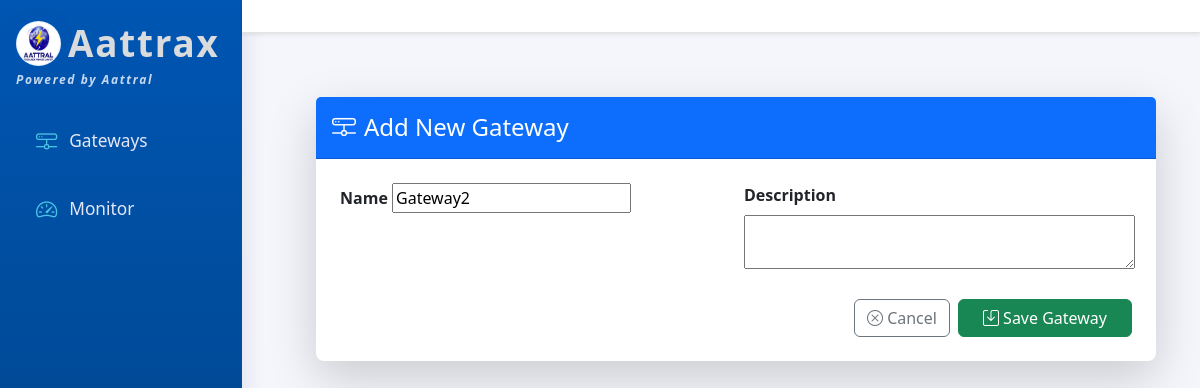
The page /gateway/3/edit/ on the database as committed earlier.
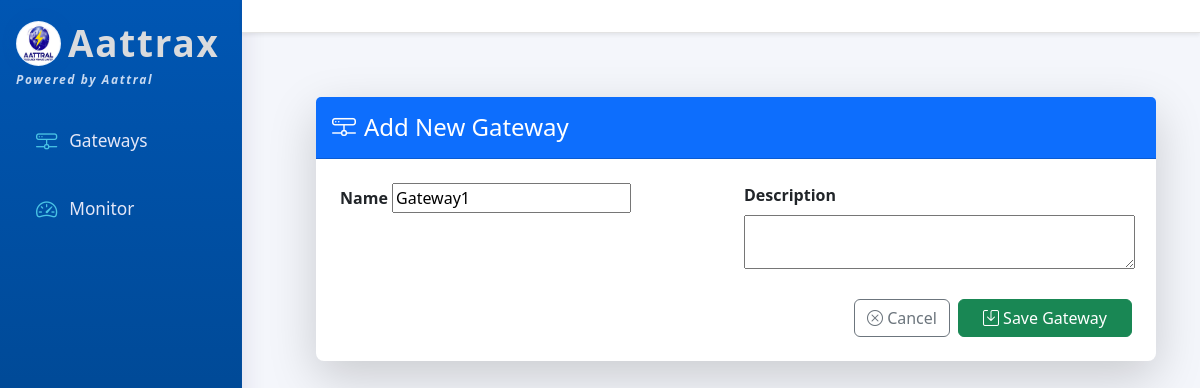
The same page on the database as committed later.
### Gateway/models.py (models this page shows, shortened)
class IHG_Gateway(models.Model):
    STATUS_CHOICES = (
        ('active', 'Active'),
        ('inactive', 'Inactive'),
    )
    name = models.CharField(max_length=150, unique=True)
    description = models.TextField(blank=True)
    created_at = models.DateTimeField(auto_now_add=True)
    status = models.CharField(max_length=10, choices=STATUS_CHOICES, default='inactive')

### Gateway/views.py (the view)
# urls.py: path('gateway/<int:pk>/edit/', views.edit_gateway, name='edit_gateway'),
def edit_gateway(request, pk):
    gateway = get_object_or_404(IHG_Gateway, pk=pk)
    if request.method == 'POST':
        form = GatewayForm(request.POST, instance=gateway)
        if form.is_valid():
            form.save()
            messages.success(request, 'Gateway updated successfully.')
            return redirect('gateway_detail', pk=pk)
    else:
        form = GatewayForm(instance=gateway)
    return render(request, 'edit_gateway.html', {'form': form, 'gateway': gateway})

### Gateway/forms.py
class GatewayForm(forms.ModelForm):
    class Meta:
        model = IHG_Gateway
        fields = ['name', 'description']
        widgets = {
            'description': forms.Textarea(attrs={'rows':2}),
        }

### Gateway/templates/edit_gateway.html (shortened to what this page needs)
{% extends "base.html" %}
{% block content %}
<div class="container mt-4">
    <div class="card shadow-lg border-0 rounded-3">
        <div class="card-header bg-primary text-white py-3">
            <h4 class="mb-0"><i class="bi bi-hdd-network me-2"></i>Add New Gateway</h4>
        </div>
        <div class="card-body p-4">
            <form method="post" novalidate>
                <div class="row g-3">
                    {% for field in form %}
                        <div class="col-md-6">
                            <label class="form-label fw-semibold">{{ field.label }}</label>
                            {{ field }}
                        </div>
                    {% endfor %}
                </div>
                <div class="d-flex justify-content-end mt-4">
                    <a href="{% url 'gateway_list' %}" class="btn btn-outline-secondary me-2">
                        <i class="bi bi-x-circle"></i> Cancel
                    </a>
                    <button type="submit" class="btn btn-success px-4">
                        <i class="bi bi-save"></i> Save Gateway
                    </button>
                </div>
            </form>
        </div>
    </div>
</div>
{% endblock %}

### Gateway/templates/base.html (shortened to what this page needs)
{% load static %}
<!DOCTYPE html>
<html lang="en">
<head>
    <link href="https://cdn.jsdelivr.net/npm/bootstrap@5.3.0/dist/css/bootstrap.min.css" rel="stylesheet">
    <link rel="stylesheet" href="https://cdn.jsdelivr.net/npm/bootstrap-icons@1.11.3/font/bootstrap-icons.css">
</head>
<body>
    <div class="sidebar p-3">
        <a class="navbar-brand mb-4" href="{% url 'gateway_list' %}">
            <div>
                <img src="{% static 'logo.jpg' %}" alt="Aattral Logo" class="company-logo" />
                <span>Aattrax</span>
            </div>
            <small>Powered by Aattral</small>
        </a>
        <nav class="nav flex-column w-100">
            <a class="nav-link {% if request.resolver_match.url_name == 'gateway_list' %}active{% endif %}" href="{% url 'gateway_list' %}">
                <i class="bi bi-hdd-network"></i> Gateways
            </a>
            <a class="nav-link {% if request.resolver_match.url_name == 'monitor' %}active{% endif %}" href="{% url 'monitor' %}">
                <i class="bi bi-speedometer2"></i> Monitor
            </a>
        </nav>
    </div>
    <nav class="navbar navbar-expand-lg navbar-light shadow-sm">
        <div class="container-fluid">
        </div>
    </nav>
    <div class="main-content">
        {% block content %}{% endblock %}
    </div>
</body>
</html>

### Gateway/templates/base.html (style rules this page uses)
:root { --brand-main: #0056b3; --brand-secondary: #2673c7; --brand-accent: #49c4e5; --sidebar-bg: linear-gradient(180deg, #0056b3 0%, #003d7a 100%); --sidebar-active: #2673c7; --main-bg: #f4f6fb; }
body { background: var(--main-bg); }
.sidebar { position: fixed; top: 0; left: 0; height: 100vh; width: 242px; background: var(--sidebar-bg); color: #edf0fa; padding-top: 60px; box-shadow: 2px 0 22px rgba(60,40,120,0.11); backdrop-filter: blur(3px); border-right: 1px solid rgba(38,86,179,0.15); }
.sidebar .navbar-brand { font-weight: 800; letter-spacing: 1.6px; color: #fff; font-size: 2rem; display: flex; flex-direction: column; align-items: flex-start; }
.sidebar .navbar-brand div { display: flex; align-items: center; gap: 7px; }
.company-logo { width: 45px; height: 45px; border-radius: 50%; background: #e6f0fb; padding: 1px; box-shadow: 0 0 12px rgba(0, 86, 179, 0.5); }
.navbar-brand span { font-family: 'Segoe UI', sans-serif; font-weight: 800; color: #dadbdd; letter-spacing: 1.8px; font-size: 2.3rem; }
.navbar-brand small { font-size: 0.75rem; color: #c7d9f1; font-style: italic; }
.sidebar .nav-link { color: #e4e7f7; font-weight: 500; margin-bottom: 12px; border-radius: 8px; padding: 12px 20px; font-size: 1.08rem; display: flex; align-items: center; gap: 12px; position: relative; transition: background 0.22s, color 0.18s, box-shadow 0.18s; }
.sidebar .nav-link i { font-size: 1.33rem; color: var(--brand-accent); transition: color 0.18s; }
.main-content { margin-left: 272px; padding: 40px 32px; min-height: 100vh; background: var(--main-bg); }
.navbar { margin-left: 242px; border-bottom: 1px solid #e3e3e3; background: #fff; box-shadow: 0 1.5px 12px rgba(49,50,150,0.04); }

### Gateway/templates/edit_gateway.html (style rules this page uses)
.card { animation: fadeIn 0.4s ease-in-out; }

Rows that differ between the two databases and show on the page:
changed IHG_Gateway: name "Gateway2" → "Gateway1"
